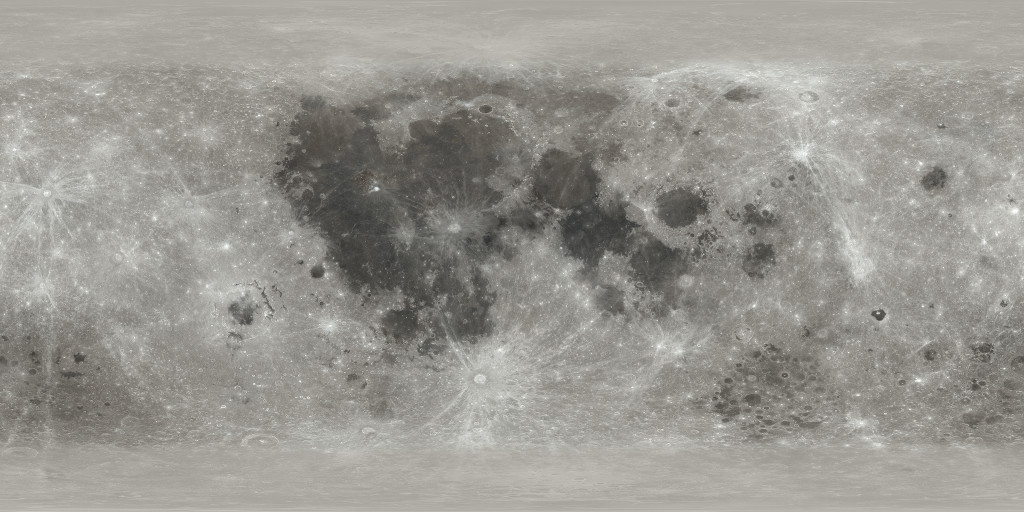
#> input picture exploration/Matt-Ruso-Sonification/data2music-with-python-part2/data/moon_surface.jpg, 1024 x 512 px
$ jupyter execute --allow-errors data2midi-part2.ipynb
#> lines starting #> are read from the running program, lines starting #| are printed output that depends on the picture
# Sonification: Convert data to MIDI (Part 2)
This tutorial builds on part 1 by showing you how to map data to any parameter that can be automated in a digital audio workstation (DAW), such as stereo pan, pitch bend, or the cutoff frequency of a filter. This is done by writing *control change events* to a MIDI file and it opens up endless possibilities! We'll also develop fucntions that help streamline the general process.

We'll work with two types of data. In section A we'll use the same lunar impact data used in part 1 [(Mazrouei et al 2019)](https://www.science.org/doi/10.1126/science.aar4058). It contains the positions of the 111 craters on the Moon that are larger than 10km across and have measured ages. We'll map the craters' longitude to time so that we are effectively sweeping around the Moon, hearing a note as we pass each crater. The pitch of the note will be used to communicate the latitude of the crater. As a simple first example, we'll add control change events to modify the stereo position of the sound.

In section B, we'll load an image of the Moon's entire surface to give a little introduction to working with image data. We'll use the average brightness of each column to control the pitch and cutoff frequency of a synth. You can use any data to control anything you like. Have fun!

# Section A (crater data)
<br>
<div> </div>
<br>

## 0) Install required libraries (can skip if they're already installed)

[cell 1]
import sys
#install with pip

#or use this if you installed python with anaconda
#conda install --yes --prefix {sys.prefix} pandas matplotlib audiolazy midiutil numpy Pillow

## 1) Load data (csv file)

[cell 2]
import pandas as pd   #import library for loading data, https://pypi.org/project/pandas/

data_filename = 'lunarCraterAges'  #name of csv data file

#> (the rest of this cell did not finish here and is left out)

## 2) Plot data

[cell 3]
import matplotlib.pylab as plt  #import library for plotting, https://pypi.org/project/matplotlib/

#> (the rest of this cell did not finish here and is left out)

## 3) Write general mapping function
This is a general mapping function that can take integers, floats, lists, or arrays as the input value. If you input a list/array, it will return a list/array. If both min_result and max_result are integers, it will return integer values, otherwise it will return floats. You can use a non-linear scaling by changing power to something other than 1. It also makes sure that the input value is within the input range.

[cell 4]
import numpy as np  #import numerical python library, https://numpy.org/install/

def map_value(value, min_value, max_value, min_result, max_result, power=1):
    '''maps value(s) from one range to another

    value: input value (int, float, list, or array)
    min_value,max_value: input value range
    min_result,max_result: output value range
    power: scaling parameter, linear mapping if set to 1

    Returns:
        int if both min_result and max_result are int, otherwise float
        list of int or float if value is a list
        array of int or float if value is an array'''

    value_input = value

    #if list, convert to array
    if isinstance(value_input, list): value = np.array(value_input)

    #validation
    if np.any(value < min_value) or np.any(value > max_value):
        raise ValueError(f'one or more values is outside of range [{min_value},{max_value}]!')

    #mapping
    result = min_result + ((value - min_value)/(max_value - min_value))**power*(max_result - min_result)

    #rounding
    if isinstance(min_result*max_result, int):
        if isinstance(value_input, int) or isinstance(value_input, float):
            result = round(result)
        if isinstance(value_input, list) or isinstance(value_input, np.ndarray):
            result = np.round(result).astype(int)

    # value_input was list, convert result into list
    if isinstance(value_input, list): result = result.tolist()

    return result

##testing
for value in [3, 3., [0,3,10], np.array([0,3,10])]:  #int, float, list , array
    result_float = map_value(value, 0, 10, 100., 200, power=1)
    result_int = map_value(value, 0, 10, 100, 200, power=1)
    print(result_float, type(result_float))
    print(result_int, type(result_int), '\n')

[cell 5]
#testing power

x_test = np.linspace(0,10)

for power in [0.5, 1, 2]:
    y_test = map_value(x_test, 0, 10, 100, 200, power)

    plt.scatter(x_test,y_test,label='power='+str(power))
plt.legend()
plt.show()
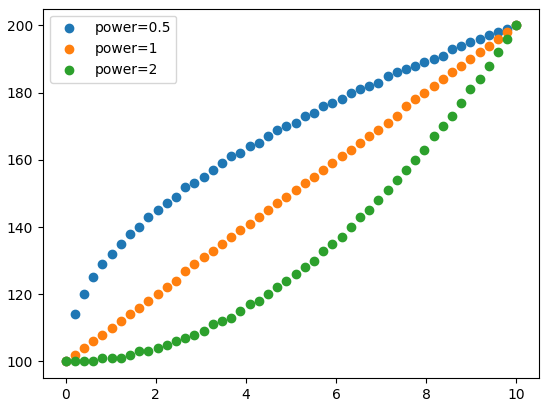
#> figure drawn by matplotlib, 1 panel

## 5) Map longitude to time

[cell 6]
degrees_per_beat = 4 #set conversion factor for time

duration = 360/degrees_per_beat
print('Duration:',duration,'beats')

bpm = 90  #if bpm = 60, 1 beat = 1 sec
sec_per_beat = 60/bpm

duration_sec = duration*sec_per_beat
print('Duration:',duration_sec,'seconds')

#> (a cell that did not finish here is left out)

## 6) Write function to get notes from a certain scale

[cell 8]
from audiolazy import midi2str,str2midi

def get_scale_notes(start_note, octaves, scale):
    '''gets scale note names

    start_note: string , ex. 'C2'
    octaves: int, number of octaves
    scale: string (from available) or custom list of scale steps

    returns: list of note names (including root as highest note)
    '''
#> called with start_note = 'C3', octaves = 3, scale = 'lydian'

    scales = {
    'chromatic':[1,1,1,1,1,1,1,1,1,1,1,1],

    'major':[2,2,1,2,2,2,1],
    'minor':[2,1,2,2,1,2,2],
    'harmonicMinor':[2,1,2,2,1,3,1],
    'melodicMinor':[2,1,2,2,2,2,1],

    'ionian':[2,2,1,2,2,2,1],
    'dorian':[2,1,2,2,2,1,2],
    'phrygian':[1,2,2,2,1,2,2],
    'lydian':[2,2,2,1,2,2,1],
    'mixolydian':[2,2,1,2,2,1,2],
    'aeolian':[2,1,2,2,1,2,2],
    'lochrian':[1,2,2,1,2,2,2],

    'majorPent':[2,2,3,2,3],
    'minorPent':[3,2,2,3,2],

    'wholetone':[2,2,2,2,2,2],
    'diminished':[2,1,2,1,2,1,2,1],

    #add more here!
    }

    #get scale steps
    if type(scale) is str:
        if scale not in scales.keys():
            raise ValueError(f'Scale name not recognized!')
        else:
            scale_steps = scales[scale]
    if type(scale) is list:
        scale_steps = scale

    #get note names for each scale step, in each octave
    note_names = []
    for octave in range(octaves):
        note_number = str2midi(start_note) + (12*octave)

        for step in scale_steps:
            note_names.append(midi2str(note_number))
            note_number = note_number + step

    #add root as last note
    last_midi_note = str2midi(start_note) + (octaves*12)
    note_names.append(midi2str(last_midi_note))

    #could alter function to return midi note numbers instead
    #note_numbers = [str2midi(n) for n in note_names]

    return note_names

#note_names = get_scale_notes('C1', 3, 'lydian')
#note_names = get_scale_notes('C1', 3, [3,1,2,2,1,2]) #custom scale
#print(note_names)

## 7) Map crater latitude to musical pitch, map diameter to note velocity

#> (a cell that did not finish here is left out)

#> (a cell that did not finish here is left out)

## 8) Save data as MIDI file
We'll organize the MIDI events as a list of dictionaries. Then we can feed this list to a function to save as a MIDI file.

[cell 11]
events = []
#> (the rest of this cell did not finish here and is left out)

[cell 12]
from midiutil import MIDIFile #import library to make midi file, https://midiutil.readthedocs.io/en/1.2.1/

def save_midi(events, out_filename, bpm=60):
    '''saves one track midi file with note events'''

    my_midi_file = MIDIFile(1) #one track
    my_midi_file.addTempo(track=0, time=0, tempo=bpm)

    for event in events:
        my_midi_file.addNote(track=0, channel=0, pitch=event['midi'], time=event['t'] , duration=event['dur'], volume=event['vel'])

    with open(out_filename + '.mid', "wb") as f:
        my_midi_file.writeFile(f)
    print('saved ' + out_filename + '.mid')

save_midi(events,'craters', bpm)
#> (the call stopped at in save_midi, `my_midi_file = MIDIFile(1)`: midiutil is not available in this run)

## 9) Map crater longitude to stereo pan using control changes
There are 128 different types of control change messages (1=modulation, 7=volume, 10=pan, 74=cutoff...). Each one's value can be set to integers from 0-127 (although some are binary, on for 0-63, off for 64-127). See the [full list of control change messages](https://anotherproducer.com/online-tools-for-musicians/midi-cc-list/).

[cell 13]
time_cc = np.linspace(0, duration, 100) #choose a time resolution for control change events

#simple left-to-right pan (same as mapping longitude to pan from left to right)
#pan_cc = map_value(time_cc, 0, duration, 0, 127)  #returns integers since 0 and 127 are integers

#more interesting example: sine wave pan (this follows the left-right position of craters as they sweep around the moon)
pan_sine = np.sin(2*np.pi*time_cc/duration)
pan_cc = map_value(pan_sine, -1, 1, 0, 127)

plt.plot(time_cc, pan_cc)
plt.xlabel('time [beats]')
plt.ylabel('pan')
plt.show()
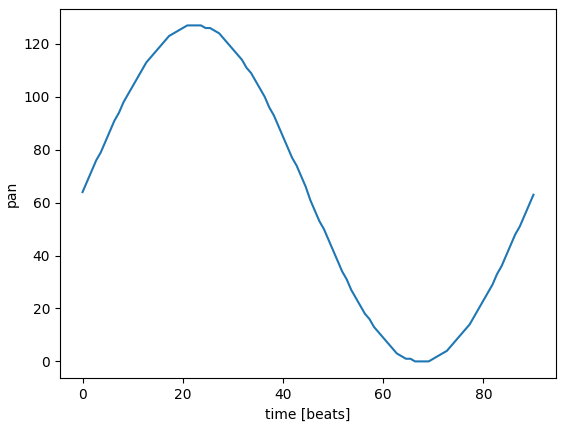
#> figure drawn by matplotlib, 1 panel; curve peaks at x = 20.91, y = 127

## 10) Save as control change events

[cell 14]
controller_number = 10 #pan = 10

events_cc=[]
for i in range(len(time_cc)):
    events_cc.append({'t':time_cc[i],'controller_number':controller_number,'parameter':pan_cc[i]})

[cell 15]
def save_midi_cc(events, events_cc, out_filename, bpm=60):
    '''saves one track midi file with note events and control change events

    events: list of event dictionaries
    events_cc: list of control change event dictionaries
    out_filename: string, desired filename for mid file (_cc is appended)
    bpm: int or float, tempo in beats per minute'''

    my_midi_file = MIDIFile(1) #one track
    my_midi_file.addTempo(track=0, time=0, tempo=bpm)

    for event in events:
        my_midi_file.addNote(track=0, channel=0, pitch=event['midi'], time=event['t'] , duration=event['dur'], volume=event['vel'])

    for event_cc in events_cc:
        my_midi_file.addControllerEvent(track=0, channel=0, time=event_cc['t'], controller_number=event_cc['controller_number'], parameter=event_cc['parameter'])

    with open(out_filename + '_cc.mid', "wb") as f:
        my_midi_file.writeFile(f)
    print('saved ' + out_filename + '_cc.mid')

save_midi_cc(events,events_cc,'craters_pan', bpm=bpm)
#> (the call stopped at in save_midi_cc, `my_midi_file = MIDIFile(1)`: midiutil is not available in this run)

# Section B (image data)

<br>
<div> </div>
<br>

## 1) Load image data
Greyscale digital images are stored as arrays of integers from 0-255, one for each pixel (with 0 being black, 255 being white). A colour image has thee numbers for each pixel, the levels of red, green, and blue. We will load a colour image and then convert it to greyscale since we're not using colour information (there isn't much anyway on the Moon's surface).
<br>
<div> </div>
<br>

[image source](http://openframeworks.cc/ofBook/chapters/image_processing_computer_vision.html)

[cell 16]
from PIL import Image #import library to load image

#moon texture map: https://svs.gsfc.nasa.gov/cgi-bin/details.cgi?aid=4720
image_filename = 'moon_surface'

im = Image.open('./data/'+ image_filename +'.jpg' )
#> im is the input picture: PIL image 1024x512 RGB; mean R, G, B 152.7, 150.8, 144.9
width, height = im.size
#> width = 1024; height = 512
print('Image dimensions:',width, height)
#| Image dimensions: 1024 512

im_grey = im.convert('L') #convert to greyscale

im_grey = np.roll(im_grey, int(width/2)) #shift so that longitude=0 is at x=0 (left side), so that it matches the crater data
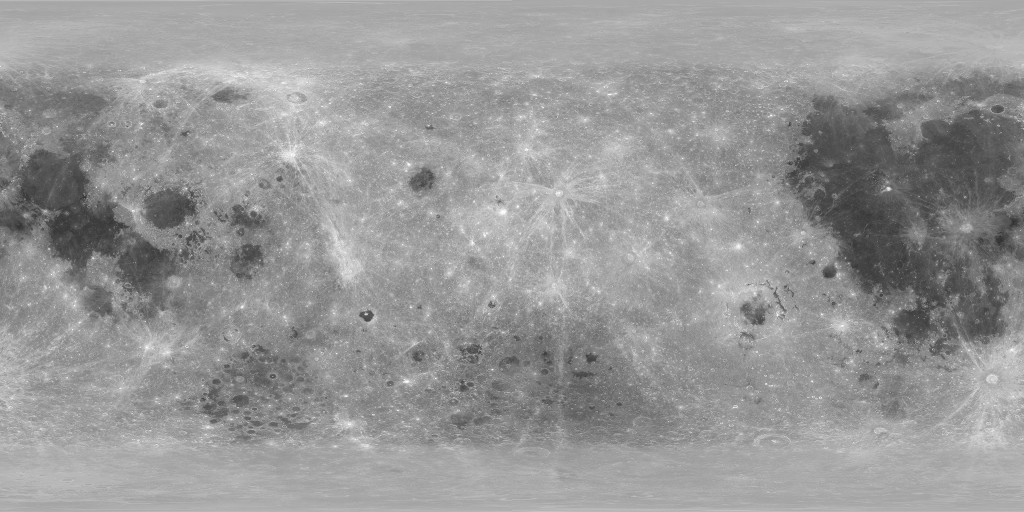
#> im_grey: shape (512, 1024); min 46, max 255, mean 150.7

plt.figure( figsize=(10,5) )
plt.imshow(im_grey, cmap='gray')
#plt.scatter(longitudes,latitudes, s=diameters, alpha=0.5) #WRONG! Need to convert to pixel indexes
#> (the rest of this cell did not finish here and is left out)

## 2) Plot the average brightness of each column

[cell 17]
avg_brightness = np.mean(im_grey, axis=0) #average pixel value of each column
#> avg_brightness = 1024 values, max 169.3 at index 344, min 127.6 at index 898, mean 150.7

im_longitudes = np.linspace(0, 360, len(avg_brightness)) #array of each column's longitude (just for plotting)
#> im_longitudes = 1024 values from 0 to 360

plt.plot(im_longitudes, avg_brightness)
plt.xlabel('longitude')
plt.ylabel('average brightness')
plt.show()
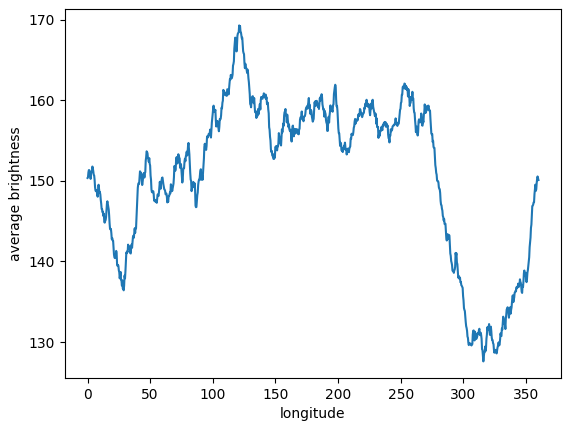
#> figure drawn by matplotlib, 1 panel; curve peaks at x = 121.1, y = 169.3

## 3) Map average brightness to a control change parameter
We'll use a limited range for the CC value, centered around the midpoint, 63.

[cell 18]
cc_min,cc_max = 63 - 35, 63 + 35 #limited CC range, centered around the midpoint 63

brightness_cc = map_value(avg_brightness, min(avg_brightness), max(avg_brightness), cc_min, cc_max )
#> brightness_cc = 1024 values, max 98 at index 344, min 28 at index 898, mean 66.75

time_cc_im = np.linspace(0, duration, len(brightness_cc)) #one time sample for each column
#> time_cc_im = 1024 values from 0 to 90

plt.plot(time_cc_im, brightness_cc)
plt.xlabel('time [beats]')
plt.ylabel('control change values')
plt.show()
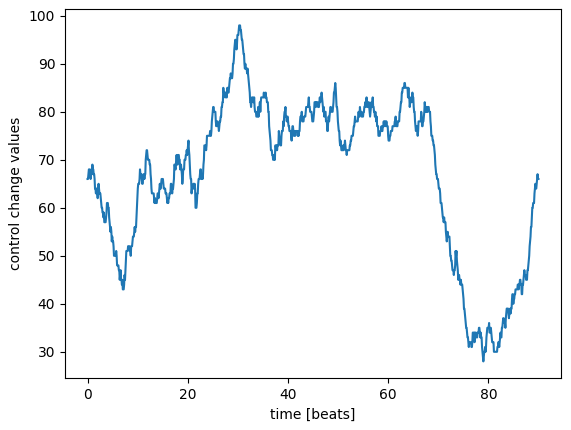
#> figure drawn by matplotlib, 1 panel; curve peaks at x = 30.26, y = 98

## 4) Save CC events with a single long note
We'll assign the CC events to control the pitch bend of a synth in a DAW.

[cell 19]
events = [{'t': 0, 'midi': 60, 'vel': 100, 'dur': duration}] #make single long note

controller_number = 1 #modulation (this can be anything)

events_cc=[]
for i in range(len(time_cc_im)):
    events_cc.append({'t':time_cc_im[i], 'controller_number':controller_number, 'parameter':brightness_cc[i]})
#> after the loop, events_cc = 1024 items


save_midi_cc(events, events_cc, 'brightness_note', bpm=bpm)
#> (the call stopped at in save_midi_cc, `my_midi_file = MIDIFile(1)`: midiutil is not available in this run)
